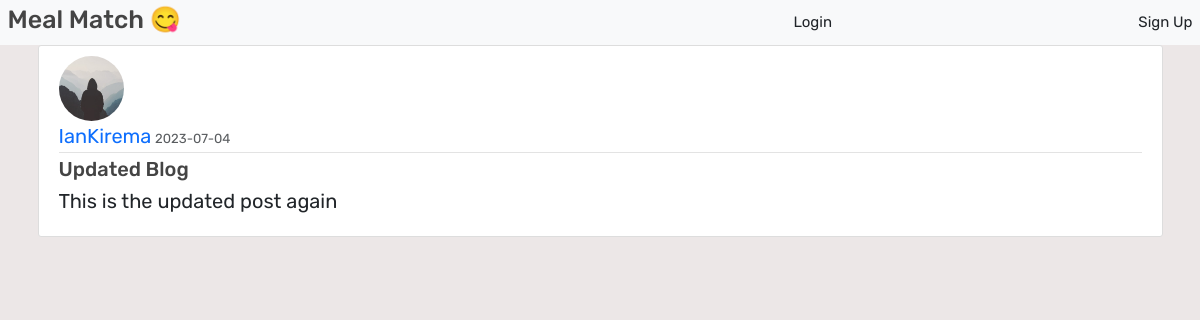
/post/1, run on the app's committed database.
### main/models.py (models this page shows, shortened)
class User(db.Model, UserMixin):
    id = db.Column(db.Integer, primary_key=True)
    username = db.Column(db.String(20), unique=True, nullable=False)
    email = db.Column(db.String(120), unique=True, nullable=False)
    image = db.Column(db.String(20), nullable=False, default='default.jpg')
    password = db.Column(db.String(60), nullable=False)
    created_at = db.Column(db.DateTime, nullable=False, default=datetime.utcnow)
    posts = db.relationship('Post', backref='author', lazy=True)

class Post(db.Model):
    id = db.Column(db.Integer, primary_key=True)
    title = db.Column(db.String(100), nullable=False)
    date_posted = db.Column(db.DateTime, nullable=False, default=datetime.utcnow)
    content = db.Column(db.Text, nullable=False)
    user_id = db.Column(db.Integer, db.ForeignKey('user.id'), nullable=False)

### main/routes.py (the view)
@app.route("/post/<int:post_id>")
def post(post_id):
    post = Post.query.get_or_404(post_id)
    return render_template('post.html', title=post.title, post=post)

### main/templates/post.html (shortened to what this page needs)
{% extends "base.html" %}
{% block content %}
    <article class="media content-section">
    <img class="rounded-circle article-img" src="{{ url_for('static', filename='profile_pics/' + post.author.image) }}">
    <div class="media-body">
        <div class="article-metadata">
        <a class="mr-2" href="#">{{ post.author.username }}</a>
        <small class="text-muted">{{ post.date_posted.strftime('%Y-%m-%d') }}</small>
        </div>
        <h2 class="article-title">{{ post.title }}</h2>
        <p class="article-content">{{ post.content }}</p>
    </div>
    </article>
{% endblock %}

### main/static/style.css (style rules this page uses)
body { background-color: rgb(236, 231, 231); }
* { font-size: 15px; }
.content-section { background: #ffffff; padding: 10px 20px; border: 1px solid #dddddd; border-radius: 3px; float: center; }
a { text-decoration: none; font-size: 20px; }
h1, h2, h3, h4, h5, h6 { color: #444444; }
.article-title { color: #444444; }
.article-content { white-space: pre-line; font-size: 20px; }
.article-img { height: 65px; width: 65px; margin-right: 16px; }
.article-metadata { padding-bottom: 1px; margin-bottom: 4px; border-bottom: 1px solid #e3e3e3 }

### main/static/home.css (style rules this page uses)
:root { --yellow:#fed330; --red:#e74c3c; --white:#fff; --black:#222; --light-color:#777; --border:.2rem solid var(--black); }
* { font-family: 'Rubik', sans-serif; margin:0; padding:0; box-sizing: border-box; outline: none; border: none; text-decoration: none; }
html { font-size: 62.5%; overflow-x: hidden; scroll-behavior: smooth; stop-opacity: 7rem; }

### data on the page
User: image (placeholder picture), author.username "IanKirema"
Post: date_posted "2023-07-04", title "Updated Blog", content "This is the updated post again"
